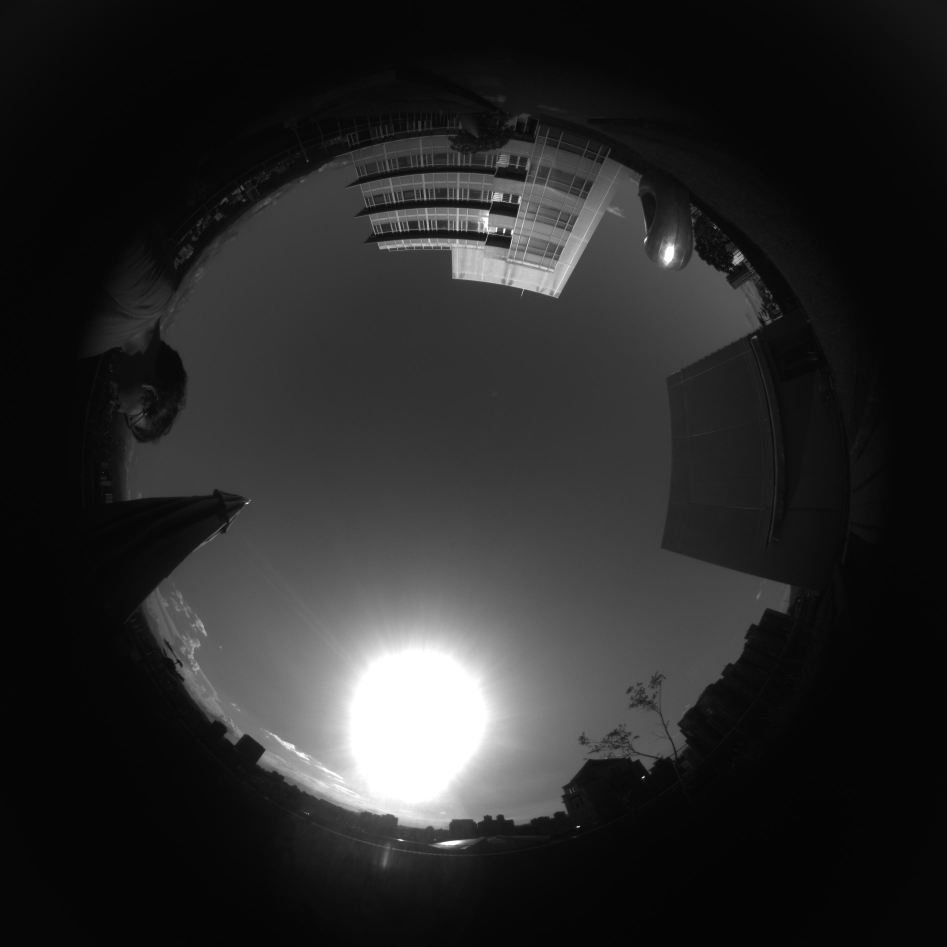
#> input picture images/image_3_2024-09-06_16-19-15.jpg, 2840 x 2840 px (shown at 1/3 size)
$ python -i dashboard.py   (imports and definitions only)
#> lines starting #> are read from the running program, lines starting #| are printed output that depends on the picture
#!/usr/bin/env python3
"""
AllSkyCam Dashboard

A clean, modular dashboard for displaying AllSkyCam data.
Accepts data from external sources via update methods.

Features:
- Image preview with aspect ratio preservation
- GPS data display and heading vector
- IMU data display (accelerometer, gyroscope, magnetometer) - all data visible simultaneously
- Sun tracking heading vector
- Real-time updates at 10Hz
- 640x480 pixel window size

External Data API:
- update_image_data(image_data, info)
- update_gps_data(lat, lon, alt, sats, fix, heading)
- update_imu_data(accel_x, accel_y, accel_z, gyro_x, gyro_y, gyro_z, mag_x, mag_y, mag_z, temp)
- update_sun_heading(heading)
"""

import tkinter as tk
from tkinter import ttk, filedialog, messagebox
import threading
import time
import math
import numpy as np
from PIL import Image, ImageTk
import os
import logging
from datetime import datetime

# Setup logging
# [1 line not run here, left out]
logger = logging.getLogger(__name__)

class Dashboard:
    """Main dashboard class for AllSkyCam monitoring."""

    def __init__(self):
        self.root = tk.Tk()
        self.root.title("AllSkyCam Dashboard")
        self.root.geometry("640x480")
        self.root.resizable(False, False)

        # Data storage
        self.current_image = None
        self.gps_heading = 0.0
        self.sun_heading = 0.0
        self.gps_data = {
            'latitude': 0.0,
            'longitude': 0.0,
            'altitude': 0.0,
            'satellites': 0,
            'fix_quality': 'No Fix'
        }
        self.imu_data = {
            'accel_x': 0.0, 'accel_y': 0.0, 'accel_z': 0.0,
            'gyro_x': 0.0, 'gyro_y': 0.0, 'gyro_z': 0.0,
            'mag_x': 0.0, 'mag_y': 0.0, 'mag_z': 0.0,
            'temperature': 25.0
        }

        # Threading control
        self.running = True

        self.setup_ui()
        self.start_gui_updates()

    def setup_ui(self):
        """Setup the user interface layout."""

        # Main container
        main_frame = ttk.Frame(self.root)
        main_frame.pack(fill=tk.BOTH, expand=True, padx=5, pady=5)

        # Top section - Image preview (left) and Heading vectors (right)
        top_frame = ttk.Frame(main_frame)
        top_frame.pack(fill=tk.BOTH, expand=True)

        # Image preview section
        self.setup_image_section(top_frame)

        # Heading vectors section
        self.setup_heading_section(top_frame)

        # Bottom section - GPS and IMU data
        bottom_frame = ttk.Frame(main_frame)
        bottom_frame.pack(fill=tk.X, pady=(5, 0))

        self.setup_gps_section(bottom_frame)
        self.setup_imu_section(bottom_frame)

        # Control buttons
        self.setup_controls(main_frame)

    def setup_image_section(self, parent):
        """Setup image preview section."""
        image_frame = ttk.LabelFrame(parent, text="Image Preview", padding=5)
        image_frame.pack(side=tk.LEFT, fill=tk.BOTH, expand=True, padx=(0, 2))

        # Image display canvas - smaller size to save space
        self.image_canvas = tk.Canvas(image_frame, width=200, height=200, bg='black')
        self.image_canvas.pack()

        # Image info
        self.image_info = ttk.Label(image_frame, text="No image loaded")
        self.image_info.pack(pady=2)

        # Load image button
        load_btn = ttk.Button(image_frame, text="Load Image", command=self.load_image)
        load_btn.pack(pady=2)

    def setup_heading_section(self, parent):
        """Setup heading vectors visualization."""
        heading_frame = ttk.LabelFrame(parent, text="Heading Vectors", padding=5)
        heading_frame.pack(side=tk.RIGHT, fill=tk.BOTH, expand=True, padx=(2, 0))

        # Compass canvas - smaller size to save space
        self.compass_canvas = tk.Canvas(heading_frame, width=200, height=200, bg='white')
        self.compass_canvas.pack()

        # Draw compass base
        self.draw_compass_base()

        # Heading values
        values_frame = ttk.Frame(heading_frame)
        values_frame.pack(fill=tk.X, pady=2)

        ttk.Label(values_frame, text="GPS Heading:").grid(row=0, column=0, sticky=tk.W)
        self.gps_heading_label = ttk.Label(values_frame, text="0.0°", foreground="blue")
        self.gps_heading_label.grid(row=0, column=1, sticky=tk.W, padx=(5, 0))

        ttk.Label(values_frame, text="Sun Heading:").grid(row=1, column=0, sticky=tk.W)
        self.sun_heading_label = ttk.Label(values_frame, text="0.0°", foreground="red")
        self.sun_heading_label.grid(row=1, column=1, sticky=tk.W, padx=(5, 0))

    def setup_gps_section(self, parent):
        """Setup GPS data display."""
        gps_frame = ttk.LabelFrame(parent, text="GPS Data", padding=5)
        gps_frame.pack(side=tk.LEFT, fill=tk.BOTH, expand=True, padx=(0, 2))

        # GPS data grid
        self.gps_labels = {}
        gps_fields = [
            ('Latitude:', 'latitude', '°'),
            ('Longitude:', 'longitude', '°'),
            ('Altitude:', 'altitude', 'm'),
            ('Satellites:', 'satellites', ''),
            ('Fix Quality:', 'fix_quality', '')
        ]

        for i, (label, key, unit) in enumerate(gps_fields):
            ttk.Label(gps_frame, text=label).grid(row=i, column=0, sticky=tk.W, pady=1)
            self.gps_labels[key] = ttk.Label(gps_frame, text=f"0.0{unit}")
            self.gps_labels[key].grid(row=i, column=1, sticky=tk.W, padx=(5, 0), pady=1)

    def setup_imu_section(self, parent):
        """Setup IMU data display - all data visible without tabs."""
        imu_frame = ttk.LabelFrame(parent, text="IMU Data", padding=5)
        imu_frame.pack(side=tk.RIGHT, fill=tk.BOTH, expand=True, padx=(2, 0))

        # Initialize labels dictionary
        if not hasattr(self, 'imu_labels'):
            self.imu_labels = {}

        # Create a compact grid layout for all IMU data
        # Row 0: Headers
        ttk.Label(imu_frame, text="Accel (m/s²)", font=('TkDefaultFont', 10, 'bold')).grid(row=0, column=0, columnspan=2, sticky=tk.W, pady=(0,2))
        ttk.Label(imu_frame, text="Gyro (°/s)", font=('TkDefaultFont', 10, 'bold')).grid(row=0, column=2, columnspan=2, sticky=tk.W, padx=(10,0), pady=(0,2))
        ttk.Label(imu_frame, text="Mag (µT)", font=('TkDefaultFont', 10, 'bold')).grid(row=0, column=4, columnspan=2, sticky=tk.W, padx=(10,0), pady=(0,2))

        # Accelerometer data (rows 1-3, columns 0-1)
        for i, axis in enumerate(['X', 'Y', 'Z']):
            ttk.Label(imu_frame, text=f"{axis}:", font=('TkDefaultFont', 10)).grid(row=i+1, column=0, sticky=tk.W)
            field = f'accel_{axis.lower()}'
            self.imu_labels[field] = ttk.Label(imu_frame, text="0.0", font=('TkDefaultFont', 10))
            self.imu_labels[field].grid(row=i+1, column=1, sticky=tk.W, padx=(2,0))

        # Gyroscope data (rows 1-3, columns 2-3)
        for i, axis in enumerate(['X', 'Y', 'Z']):
            ttk.Label(imu_frame, text=f"{axis}:", font=('TkDefaultFont', 10)).grid(row=i+1, column=2, sticky=tk.W, padx=(10,0))
            field = f'gyro_{axis.lower()}'
            self.imu_labels[field] = ttk.Label(imu_frame, text="0.0", font=('TkDefaultFont', 10))
            self.imu_labels[field].grid(row=i+1, column=3, sticky=tk.W, padx=(2,0))

        # Magnetometer data (rows 1-3, columns 4-5)
        for i, axis in enumerate(['X', 'Y', 'Z']):
            ttk.Label(imu_frame, text=f"{axis}:", font=('TkDefaultFont', 10)).grid(row=i+1, column=4, sticky=tk.W, padx=(10,0))
            field = f'mag_{axis.lower()}'
            self.imu_labels[field] = ttk.Label(imu_frame, text="0.0", font=('TkDefaultFont', 10))
            self.imu_labels[field].grid(row=i+1, column=5, sticky=tk.W, padx=(2,0))

        # Temperature (row 4, spans across columns)
        ttk.Label(imu_frame, text="Temperature:", font=('TkDefaultFont', 10, 'bold')).grid(row=4, column=0, sticky=tk.W, pady=(5,0))
        self.temp_label = ttk.Label(imu_frame, text="25.0°C", font=('TkDefaultFont', 10))
        self.temp_label.grid(row=4, column=1, columnspan=2, sticky=tk.W, padx=(2,0), pady=(5,0))

    def setup_controls(self, parent):
        """Setup control buttons."""
        control_frame = ttk.Frame(parent)
        control_frame.pack(fill=tk.X, pady=(5, 0))

        # Reset data
        reset_btn = ttk.Button(control_frame, text="Reset Data", command=self.reset_data)
        reset_btn.pack(side=tk.LEFT)

        # Exit button
        exit_btn = ttk.Button(control_frame, text="Exit", command=self.on_closing)
        exit_btn.pack(side=tk.RIGHT)

        # Status label
        self.status_label = ttk.Label(control_frame, text="Status: Ready for external data")
        self.status_label.pack(side=tk.RIGHT, padx=(0, 10))

    def draw_compass_base(self):
        """Draw the compass base with cardinal directions."""
        canvas = self.compass_canvas
        canvas.delete("compass_base")

        center_x, center_y = 100, 100  # Centered in 200x200 canvas
        radius = 70

        # Draw compass circle
        canvas.create_oval(center_x - radius, center_y - radius,
                          center_x + radius, center_y + radius,
                          outline="black", width=2, tags="compass_base")

        # Draw cardinal directions with degrees
        directions = [(0, "0°"), (90, "90°"), (180, "180°"), (270, "270°")]
        for angle, label in directions:
            x = center_x + (radius + 15) * math.sin(math.radians(angle))
            y = center_y - (radius + 15) * math.cos(math.radians(angle))
            canvas.create_text(x, y, text=label, font=("Arial", 10, "bold"),
                             tags="compass_base")

        # Draw center point
        canvas.create_oval(center_x - 3, center_y - 3, center_x + 3, center_y + 3,
                          fill="black", tags="compass_base")

    def update_compass(self):
        """Update compass with current heading vectors."""
        canvas = self.compass_canvas
        canvas.delete("heading_vectors")

        center_x, center_y = 100, 100  # Centered in 200x200 canvas
        radius = 60

        # Draw GPS heading (blue arrow)
        if self.gps_heading is not None:
            angle_rad = math.radians(self.gps_heading)
            end_x = center_x + radius * math.sin(angle_rad)
            end_y = center_y - radius * math.cos(angle_rad)
            canvas.create_line(center_x, center_y, end_x, end_y,
                             fill="blue", width=3, arrow=tk.LAST,
                             arrowshape=(10, 12, 3), tags="heading_vectors")

        # Draw Sun heading (red arrow)
        if self.sun_heading is not None:
            angle_rad = math.radians(self.sun_heading)
            end_x = center_x + (radius - 10) * math.sin(angle_rad)
            end_y = center_y - (radius - 10) * math.cos(angle_rad)
            canvas.create_line(center_x, center_y, end_x, end_y,
                             fill="red", width=3, arrow=tk.LAST,
                             arrowshape=(8, 10, 3), tags="heading_vectors")

    def update_image_data(self, image_data, image_info="External image"):
        """Update the image display with new image data from external source.

        Args:
            image_data: numpy array or PIL Image
            image_info: string description of the image
        """
        try:
            # Convert numpy array to PIL Image if needed
            if isinstance(image_data, np.ndarray):
                # Handle different data types and normalize for display
                if image_data.dtype != np.uint8:
                    # Normalize to 0-255 range
                    image_min, image_max = image_data.min(), image_data.max()
                    if image_max > image_min:
                        image_data = ((image_data - image_min) / (image_max - image_min) * 255).astype(np.uint8)
                    else:
                        image_data = np.zeros_like(image_data, dtype=np.uint8)

                image = Image.fromarray(image_data)
            else:
                image = image_data

            # Resize maintaining aspect ratio
            original_width, original_height = image.size
            canvas_size = 200

            if original_width == original_height:
                # Square image
                image = image.resize((canvas_size, canvas_size), Image.Resampling.LANCZOS)
            else:
                # Non-square image - maintain aspect ratio
                if original_width > original_height:
                    new_width = canvas_size
                    new_height = int((original_height * canvas_size) / original_width)
                else:
                    new_height = canvas_size
                    new_width = int((original_width * canvas_size) / original_height)
                image = image.resize((new_width, new_height), Image.Resampling.LANCZOS)

            if image.mode != 'RGB':
                image = image.convert('RGB')

            self.current_image = ImageTk.PhotoImage(image)
            self.image_canvas.delete("all")
            self.image_canvas.create_image(100, 100, image=self.current_image)

            self.image_info.config(text=image_info)
            logger.info(f"Updated image: {image_info}")

        except Exception as e:
            logger.error(f"Failed to update image data: {e}")
            self.image_info.config(text=f"Error: {e}")

    # [129 lines left out: functions update_gps_data, update_imu_data, update_sun_heading, load_image, not called in this run]

    def start_gui_updates(self):
        """Start the GUI update loop."""
        self.update_gui()

    def update_gui(self):
        """Update GUI elements with current data."""
        if not self.running:
            return

        # Update heading labels
        self.gps_heading_label.config(text=f"{self.gps_heading:.1f}°")
        self.sun_heading_label.config(text=f"{self.sun_heading:.1f}°")

        # Update compass
        self.update_compass()

        # Update GPS data
        for key, label in self.gps_labels.items():
            value = self.gps_data[key]
            if key in ['latitude', 'longitude', 'altitude']:
                label.config(text=f"{value:.6f}")
            elif key == 'satellites':
                label.config(text=str(int(value)))
            else:
                label.config(text=str(value))

        # Update IMU data
        for key, label in self.imu_labels.items():
            value = self.imu_data[key]
            label.config(text=f"{value:.2f}")

        # Update temperature
        self.temp_label.config(text=f"{self.imu_data['temperature']:.1f}°C")

        # Schedule next update
        self.root.after(100, self.update_gui)  # Update GUI at 10Hz

    # [37 lines left out: functions reset_data, on_closing, run, main, not called in this run]

# [2 lines not run here, left out]

>>> import cv2
>>> picture = cv2.imread('images/image_3_2024-09-06_16-19-15.jpg', cv2.IMREAD_GRAYSCALE)
#> picture is the input picture: shape (2840, 2840); min 0, max 255, mean 40
>>> result = Dashboard().update_image_data(picture)
#> in update_image_data, `image = image.resize((canvas_size, canvas_size), Image.Resampling.LANC..`:
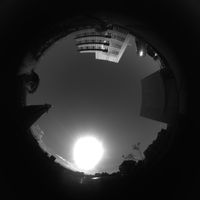
#> image: PIL image 200x200 L; min 4, max 255, mean 40
